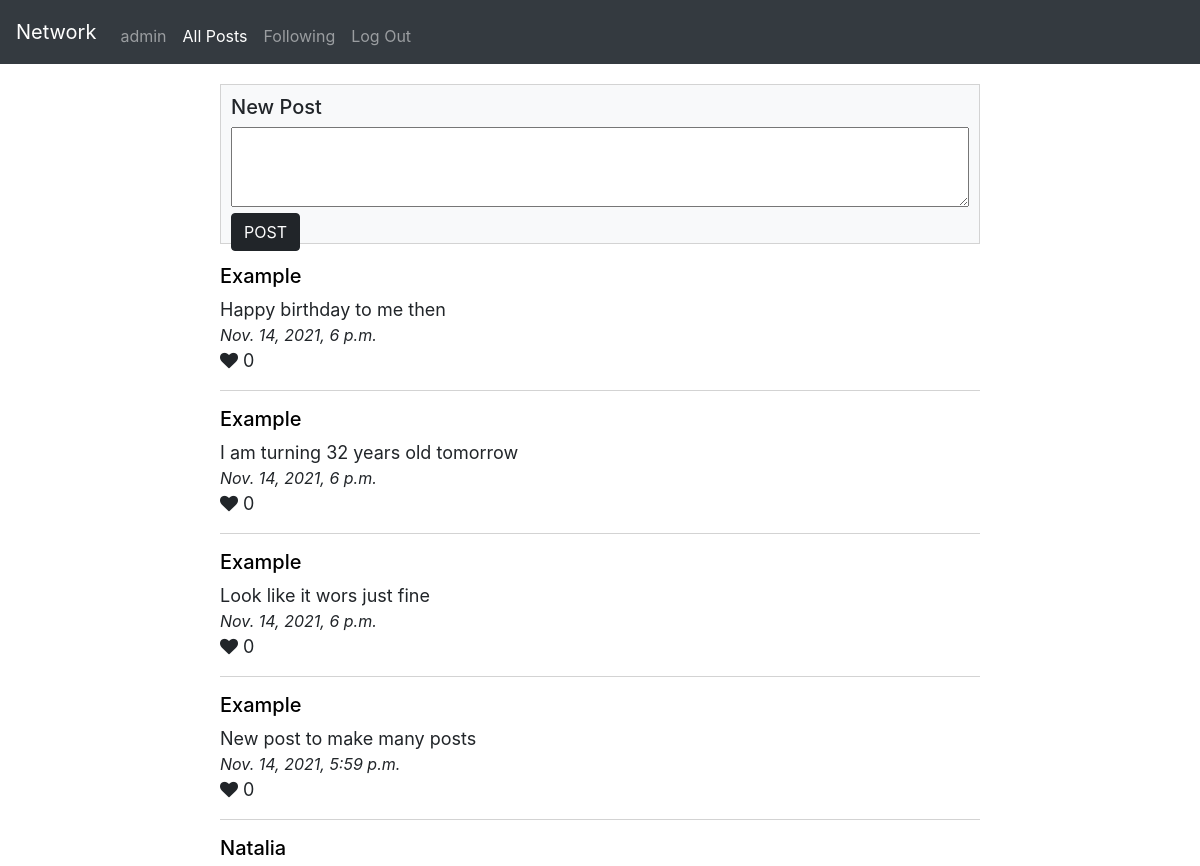
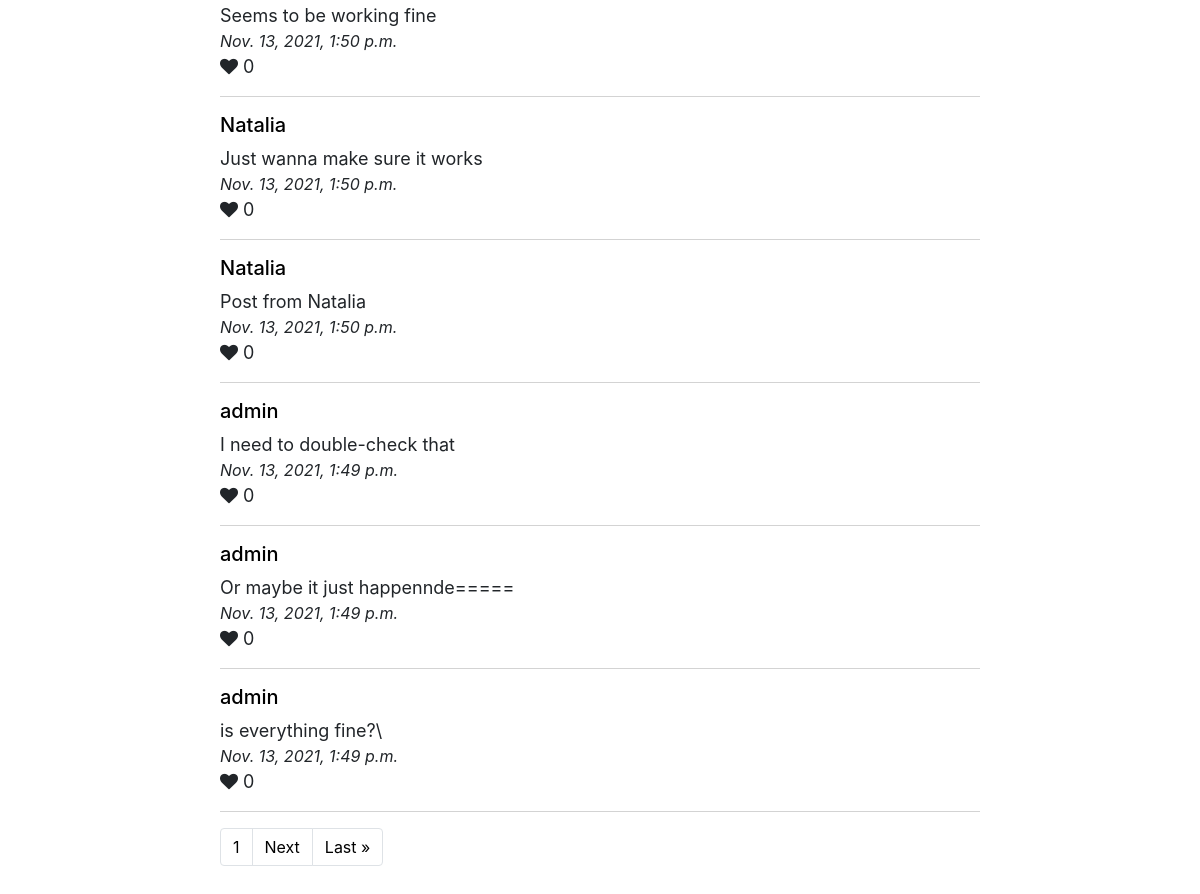
Before: / (signed in) with the older database file (2 pictures, top to bottom).
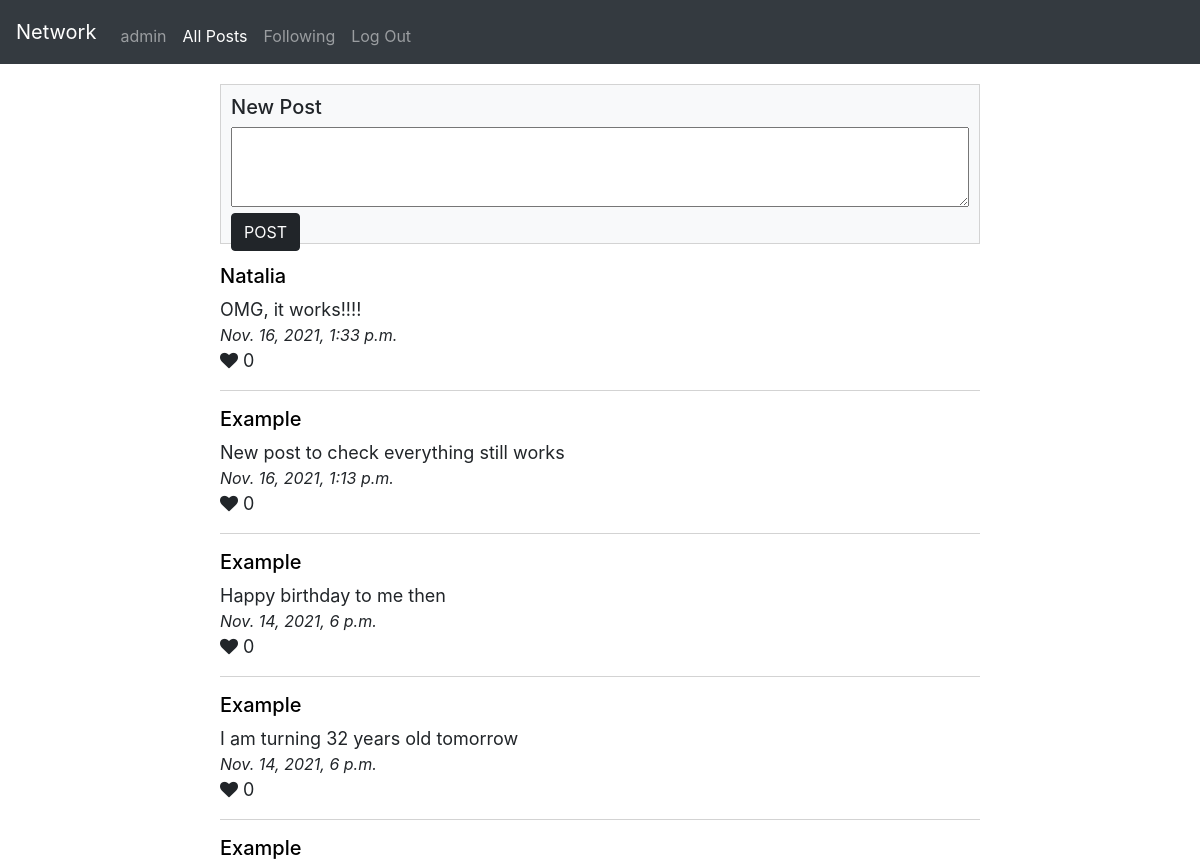
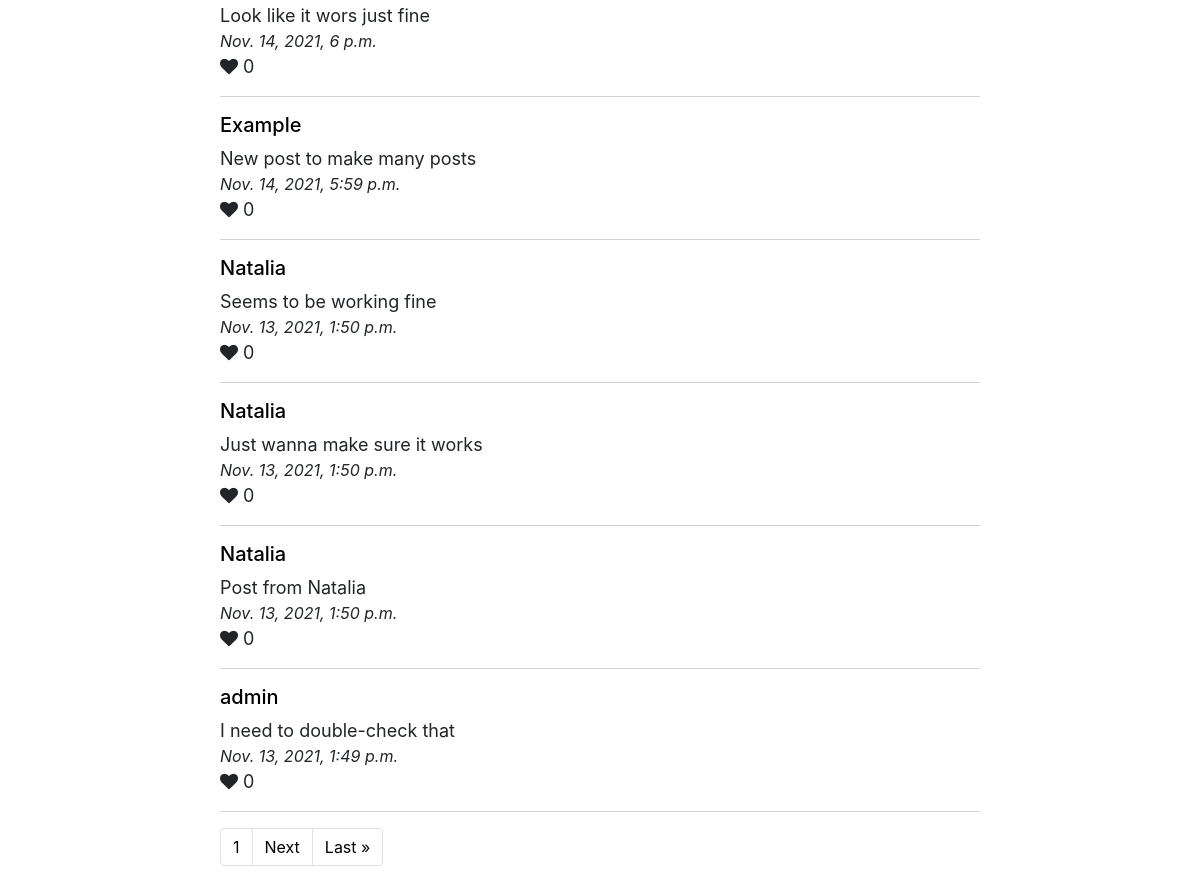
After: the same page with the newer database file (2 pictures, top to bottom).
### network/models.py (models this page shows, shortened)
class Post(models.Model):
    author = models.ForeignKey(Profile, on_delete=models.CASCADE, related_name='author')
    post_date = models.DateTimeField(default=datetime.now)
    content = models.TextField()
    likes = models.ManyToManyField(Profile, blank=True, related_name='likes')

class Profile(models.Model):
    user = models.OneToOneField(User, on_delete=models.CASCADE, related_name="profile")
    relationships = models.ManyToManyField('self', through='Relationship', symmetrical=False, related_name='related_to')
    profile_img = models.ImageField(default="default.jpg", upload_to="profile_pic")
    def __str__(self):
        return f"{self.user}"

class User(AbstractUser):
    pass

### network/views.py (the view)
# urls.py: path("", views.index, name="index"),
def index(request):
    if request.user.is_authenticated:
        user_profile = Profile.objects.get(user=request.user)
        if request.method == "POST":
                form = NewPostForm(request.POST)
                if form.is_valid():
                    content = form.cleaned_data['new_post']
                    new_post = Post.objects.create(author=user_profile, content=content)
                    new_post.save()
                    return HttpResponseRedirect(reverse("index"))
        else:
            form = NewPostForm()
        paginator = Paginator(Post.objects.all().order_by('post_date').reverse(), 10)
        page_number = request.GET.get('page', 1)
        page_obj = paginator.get_page(page_number)
        return render(request, "network/posts.html", {"form": form, "page_obj": page_obj, "user_profile": user_profile})
    else:
        return HttpResponseRedirect(reverse("login"))

### network/forms.py
class NewPostForm(forms.Form):
    new_post = forms.CharField(label="", widget=forms.Textarea(attrs={'class': "post", 'id': "new_post"}))

### network/templates/network/posts.html (shortened to what this page needs)
{% extends "network/layout.html" %}
{% load static %}
{% block body %}
{% if user.is_authenticated %}
    <div class='post_div'>
        <h5>New Post</h5>
        <form action="{% url 'index' %}" method="post" id="new_post">
            {{ form }}
            <input class='btn btn-primary' type="submit" value="POST">
        </form>
    </div>
    <div id='posts'>
        {% for post in page_obj %}
        <div name='post'>
            <h5> <a href="{% url 'profile' post.author.id %}"> {{ post.author }} </a></h5>
            {{ post.content }}
            <div class='post_date'>
                {{ post.post_date }}
            </div>
            {% if user_profile in post.likes.all %}
            <i class="fa fa-heart" style="color:red" id='heart' data-post-id="{{ post.id }}"></i>
            {% else %}
            <i class="fa fa-heart" id='heart' data-post-id="{{ post.id }}"></i>
            {% endif %}
            <span id="post{{ post.id }}">{{ post.likes.count }}</span>
            <div><hr class="solid"></div>
        </div>
        {% endfor %}
    </div>
{% endif %}
{% endblock %}

Changed rows visible on the page:
no longer on this page (row unchanged): Post: author "admin", content "Or maybe it just happennde=====", post_date "Nov. 13, 2021, 1:49 p.m.", likes.count "0"
no longer on this page (row unchanged): Post: author "admin", content "is everything fine?\\", post_date "Nov. 13, 2021, 1:49 p.m.", likes.count "0"
added Post: author "Natalia", content "OMG, it works!!!!", post_date "Nov. 16, 2021, 1:33 p.m.", likes.count "0"
added Post: author "Example", content "New post to check everything still works", post_date "Nov. 16, 2021, 1:13 p.m.", likes.count "0"
